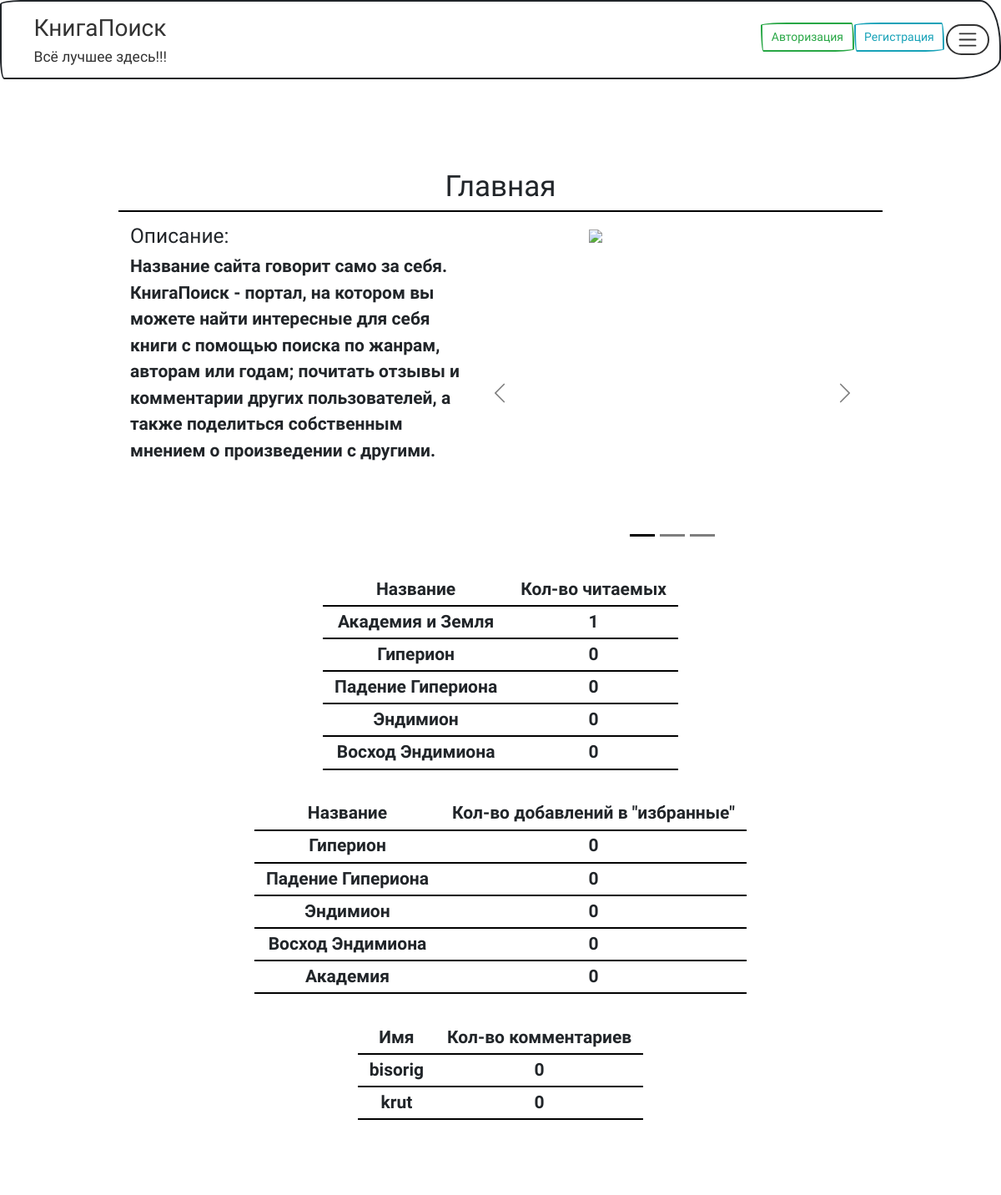
/index, run on the app's committed database.
### data/books.py (models this page shows)
class Book(SqlAlchemyBase, SerializerMixin):
    __tablename__ = 'books'
    id = sqlalchemy.Column(sqlalchemy.Integer, primary_key=True, autoincrement=True)
    title = sqlalchemy.Column(sqlalchemy.String, nullable=True)
    orig_name = sqlalchemy.Column(sqlalchemy.String)
    genre_id = sqlalchemy.Column(sqlalchemy.Integer, sqlalchemy.ForeignKey('genres.id'))
    author_id = sqlalchemy.Column(sqlalchemy.Integer, sqlalchemy.ForeignKey('authors.id'))
    genre = orm.relationship('Genre')
    author = orm.relationship('Author')
    info_id = sqlalchemy.Column(sqlalchemy.Integer, sqlalchemy.ForeignKey('info.id'))
    image_id = sqlalchemy.Column(sqlalchemy.Integer, sqlalchemy.ForeignKey('images.id'))
    info = orm.relationship('Info')
    image = orm.relationship('Image')
    work_year = sqlalchemy.Column(sqlalchemy.Integer)
    work_year_of_write = sqlalchemy.Column(sqlalchemy.Integer)
    noms = sqlalchemy.Column(sqlalchemy.String)
    wins = sqlalchemy.Column(sqlalchemy.String)
    similars = sqlalchemy.Column(sqlalchemy.String)
    comments = sqlalchemy.Column(sqlalchemy.String)
    num_of_readers = sqlalchemy.Column(sqlalchemy.Integer, default=0)
    favorite = sqlalchemy.Column(sqlalchemy.Integer, default=0)

### data/users.py (models this page shows, shortened)
class User(SqlAlchemyBase, UserMixin, SerializerMixin):
    __tablename__ = 'users'
    id = sqlalchemy.Column(sqlalchemy.Integer,
                           primary_key=True, autoincrement=True)
    name = sqlalchemy.Column(sqlalchemy.String, nullable=True)
    about = sqlalchemy.Column(sqlalchemy.String, nullable=True)
    email = sqlalchemy.Column(sqlalchemy.String,
                              index=True, unique=True, nullable=True)
    books = sqlalchemy.Column(sqlalchemy.String)
    favorite_books = sqlalchemy.Column(sqlalchemy.String)
    image = sqlalchemy.Column(sqlalchemy.Boolean, default=False)
    hashed_password = sqlalchemy.Column(sqlalchemy.String, nullable=True)
    created_date = sqlalchemy.Column(sqlalchemy.DateTime,
                                     default=datetime.datetime.now)
    comments = sqlalchemy.Column(sqlalchemy.Integer, default=0)

### main.py (the view)
@app.route('/')
@app.route('/index')
def index():
    if current_user.__class__.__name__ == 'AnonymousUserMixin' or not current_user.image:
        user_image = False
    else:
        user_image = True
    session = db_session.create_session()
    books = session.query(Book).all()
    users = session.query(User).all()
    top_read_list = sorted(books, key=lambda x: x.num_of_readers, reverse=True)[:5]
    top_favorites_list = sorted(books, key=lambda x: x.favorite, reverse=True)[:5]
    top_comments_list = sorted(users, key=lambda x: x.comments, reverse=True)[:5]
    top_read = []
    top_comments = []
    top_favorites = []
    for book in top_read_list:
        top_read.append([book.image.link, book.title, book.id, book.num_of_readers])
    for book in top_favorites_list:
        top_favorites.append([book.image.link, book.title, book.id, book.favorite])
    for user in top_comments_list:
        top_comments.append([user.name, user.comments])
    session.close()
    return render_template('index.html', user_image=user_image, top_read=top_read, top_favorites=top_favorites,
                           top_comments=top_comments)

### data/db_session.py (called while the page is built)
def create_session() -> Session:
    global __factory
    return __factory()

### templates/index.html (shortened to what this page needs)
{% extends "base.html" %}
{% block content %}
    <div class="page" align="center">
        <div class="title">
            <h1>Главная</h1>
        </div>
            <div class="description">
                <div class="description-text">
                    <h3>Описание:</h3>
                    Название сайта говорит само за себя.
                    КнигаПоиск - портал, на котором вы можете
                    найти интересные для себя книги с помощью поиска по жанрам,
                    авторам или годам; почитать отзывы и комментарии других пользователей,
                    а также поделиться собственным мнением о произведении с другими.
                </div>
                <div id="carouselExampleDark" class="carousel carousel-dark slide slide-description">
                      <div class="carousel-indicators">
                        <button type="button" data-bs-target="#carouselExampleDark" data-bs-slide-to="0" class="active" aria-current="true" aria-label="Slide 1"></button>
                        <button type="button" data-bs-target="#carouselExampleDark" data-bs-slide-to="1" aria-label="Slide 2"></button>
                        <button type="button" data-bs-target="#carouselExampleDark" data-bs-slide-to="2" aria-label="Slide 3"></button>
                      </div>
                      <div class="carousel-inner">
                        <div class="carousel-item active" data-bs-interval="10000">
                            <a href="/book_page/1"><img src="https://fantlab.ru/images/editions/big/184?r=1575127844" class="d-block" width="200px"></a>
                        </div>
                      </div>
                      <button class="carousel-control-prev" type="button" data-bs-target="#carouselExampleDark" data-bs-slide="prev">
                        <span class="carousel-control-prev-icon" aria-hidden="true"></span>
                      </button>
                      <button class="carousel-control-next" type="button" data-bs-target="#carouselExampleDark" data-bs-slide="next">
                        <span class="carousel-control-next-icon" aria-hidden="true"></span>
                      </button>
                </div>
            </div>
        <div class="tops">
            <div class="top">
                <table class="table-top">
                    <tr>
                        <td>Название</td>
                        <td>Кол-во читаемых</td>
                    </tr>
                    {% for book in top_read %}
                    <tr>
                        <td>{{ book[1] }}</td>
                        <td>{{ book[3] }}</td>
                    </tr>
                    {% endfor %}
                </table>
            </div>
            <div class="top">
                <table class="table-top">
                    <tr>
                        <td>Название</td>
                        <td>Кол-во добавлений в "избранные"</td>
                    </tr>
                    {% for book in top_favorites %}
                    <tr>
                        <td>{{ book[1] }}</td>
                        <td>{{ book[3] }}</td>
                    </tr>
                    {% endfor %}
                </table>
            </div>
            <div class="top">
                <table class="table-top">
                    <tr>
                        <td>Имя</td>
                        <td>Кол-во комментариев</td>
                    </tr>
                    {% for user in top_comments %}
                    <tr>
                        <td>{{ user[0] }}</td>
                        <td>{{ user[1] }}</td>
                    </tr>
                    {% endfor %}
                </table>
            </div>
        </div>
    </div>
{% endblock %}

### templates/base.html (shortened to what this page needs)
<!doctype html>
<html lang="en">
  <head>
    <link href="https://cdn.jsdelivr.net/npm/bootstrap@5.3.0-alpha3/dist/css/bootstrap.min.css"
    rel="stylesheet"
>
    <link rel="stylesheet" href="../static/css/bootstrap.min.css">
    <link rel="stylesheet" href="../static/css/mycss.css">
  </head>
  <body>
  <div>
    <div class="div-nav">
      <nav class="navbar">
        <div class="container-fluid">
            <a href="/" class="button main"><h2 class="main-title">КнигаПоиск</h2>
            <h5>Всё лучшее здесь!!!</h5>
            </a>
          <div class="menu">
            {% if current_user.is_authenticated %}
              <ul class="nav nav-tabs" role="tablist">
                <li class="nav-item dropdown">
                  <a class="nav-link dropdown-toggle" data-bs-toggle="dropdown" href="#" role="button" aria-haspopup="true"
                     aria-expanded="false"><span class="login">{{current_user.name}}</span><img src={%block image%}{% endblock %}
                                                                                                width="50px" height="50px" style="border-radius: 50%"></a>
                  <div class="dropdown-menu" style="">
                    <a class="dropdown-item" href="/profile">Профиль</a>
                    <a class="dropdown-item" href='/logout'>Выйти</a>
                  </div>
                </li>
              </ul>
            {% else %}
              <a href="/login" class="button">
                <button type="button" class="btn btn-outline-success">
                  Авторизация
                </button>
              </a>
              <a href="/register" class="button">
                <button type="button" class="btn btn-outline-info">
                  Регистрация
                </button>
              </a>
            {% endif %}
            <button class="navbar-toggler" type="button" data-bs-toggle="collapse"
                    data-bs-target="#navbarColor03" aria-controls="navbarColor03"
                    aria-expanded="false" aria-label="Toggle navigation">
              <span class="navbar-toggler-icon"></span>
            </button>
            </div>
          </div>
      </nav>
    </div>
  </div>
  <div>1</div>
    {% block content %}{% endblock %}
  </body>
</html>

### static/css/mycss.css (style rules this page uses)
html { font-size: 14px; }
h2.main-title { margin-top: 0.6rem; font-size: 2rem; }
div.carousel { margin: 0.5rem; }
a.button { text-decoration: none; }
a.main { margin-left: 2rem; }
.navbar-toggler { max-height: 45px; }
.title { border-bottom: 0.2rem solid black; }
.menu { display: flex; }
.navbar { background-color: white; }
.div-nav { position: fixed; z-index: 1; min-width: 100%; }
.page { margin: 0 auto; width: 1000px; background-color: white; margin-top: 10rem; margin-bottom: 5rem; padding: 3rem; }
body { overflow-x: scroll; background: url("../img/5.jpg"); background-size: 100%; }
.description { text-align: left; height: 30rem; width: 100%; display: inline-block; padding: 1rem; font-size: 1.5rem; min-width: 1000px; }
.slide-description { display: inline-block; width: 50%; height: 100%; }
.description-text { float: left; width: 400px; }
.d-block { display: block; margin: 0 auto; }
.top { text-align: left; font-size: 1.5rem; display: inline-block; padding: 1rem; }
.top td { padding: 0.2rem 1rem; text-align: center; border-bottom: 2px solid black; }

### data on the page
Book: title "Академия и Земля"
Book: title "Гиперион", title "Гиперион"
Book: title "Падение Гипериона", title "Падение Гипериона"
Book: title "Эндимион", title "Эндимион"
Book: title "Восход Эндимиона", title "Восход Эндимиона"
Book: title "Академия"
User: name "bisorig", comments "0"
User: name "krut", comments "0"

### other printed values
{{ book[3] }} "1" "0" "0" "0" "0"
{{ book[3] }} "0" "0" "0" "0" "0"
